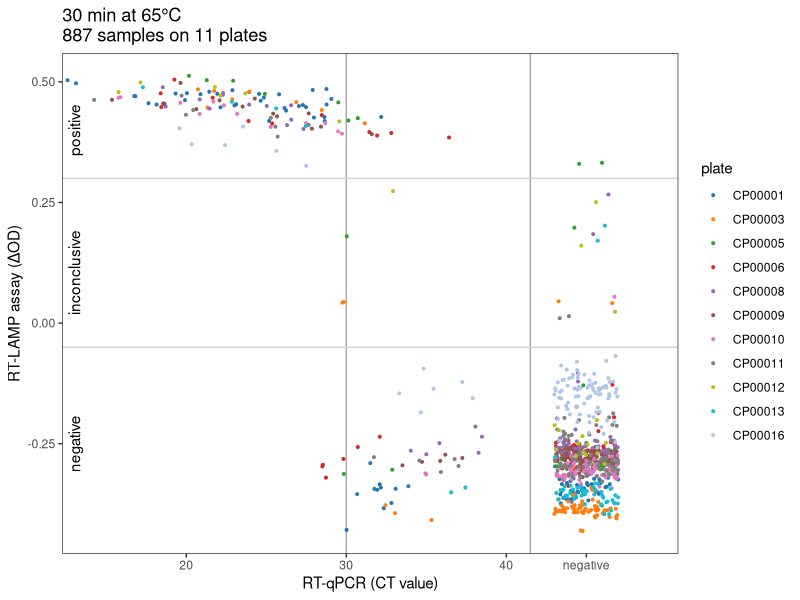

Recreate this plot in R.
library(tidyverse)
library(patchwork)
library(ggtext)
library(glue)
library(ggsci)

read_tsv( "data/tecan_values.tsv" ) -> tecan
read_tsv( "data/plates_with_CTs.tsv" ) -> tblCT

plates_to_use <- c( "CP00001", "CP00003", "CP00005", "CP00006", "CP00008", 
   "CP00009", "CP00010", "CP00011", "CP00012", "CP00013", "CP00016" )

lamp_thresh <- c(-.05, .3)

## Figure 4a
tecan %>% 
  filter( plate %in% plates_to_use ) %>%
  filter( minutes==30, gene=="N" ) %>% 
  filter( ! ( plate == "CP00005" & well >= "G" ) ) %>%
  left_join( tblCT ) %>% 
  filter( !is.na(CT) ) -> tbl

fig4a <- tbl %>%
  mutate(CT = ifelse(CT > 40, runif(n(), 43, 47), CT)) %>%
  ggplot() +
  geom_vline(xintercept = c(30, 41.5), color = "darkgray" ) +
  geom_hline(yintercept = lamp_thresh, color = "lightgray" ) +
  geom_point(aes(x = CT, y = absBlue - absYellow, color = plate), size = .7) +
  scale_x_continuous(breaks = c(20, 30, 40, 45), labels = c(20, 30, 40, "negative")) +
  labs(title = glue("30 min at 65°C\n{nrow(tbl)} samples on {tbl%>%distinct(plate)%>%nrow} plates"),
       x = glue("RT-qPCR (CT value)"),
       y = "RT-LAMP assay (ΔOD)") +
  scale_color_d3(palette="category20") +
  theme_bw() +
  theme(panel.grid.major = element_blank(), panel.grid.minor = element_blank()) +
  #annotate("text", x = 15.5, y = -.42, label = glue("n = {nrow(lamp_ct_fig4)}")) +
  annotate("text", x = 13, y = -.25, label = glue("negative"), angle = 90) +
  annotate("text", x = 13, y = .105, label = glue("inconclusive"), angle = 90) +
  annotate("text", x = 13, y = .4, label = glue("positive"), angle = 90) +
  coord_cartesian(xlim = c(14, 49))

fig4a





## Confusion matrix
tbl %>%
mutate( CTbin = cut( CT, c( 0, 25, 30, 35, 40, Inf ) ) ) %>% 
mutate_at( "CTbin", recode, 	"neg" = "(40,Inf]" ) %>%
mutate( LAMPres = 
   cut( absBlue-absYellow, c( -Inf, lamp_thresh, Inf ) ) %>%
   as.integer %>%
   { c( "neg", "incl", "pos" )[.] } ) %>%
group_by( CTbin, LAMPres ) %>%
count() %>%
pivot_wider( names_from = LAMPres, values_from = n, values_fill = c(n=0) )









